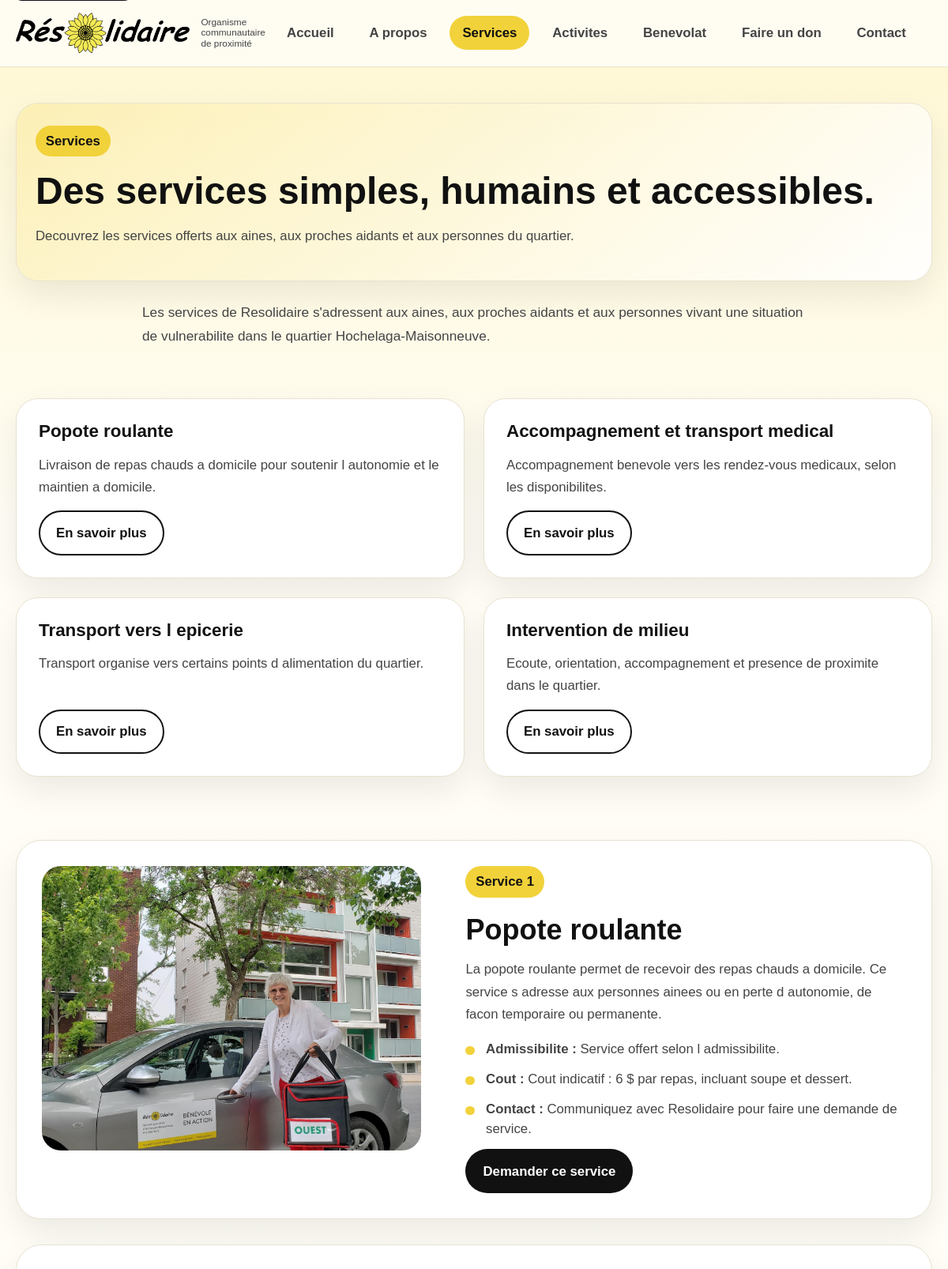
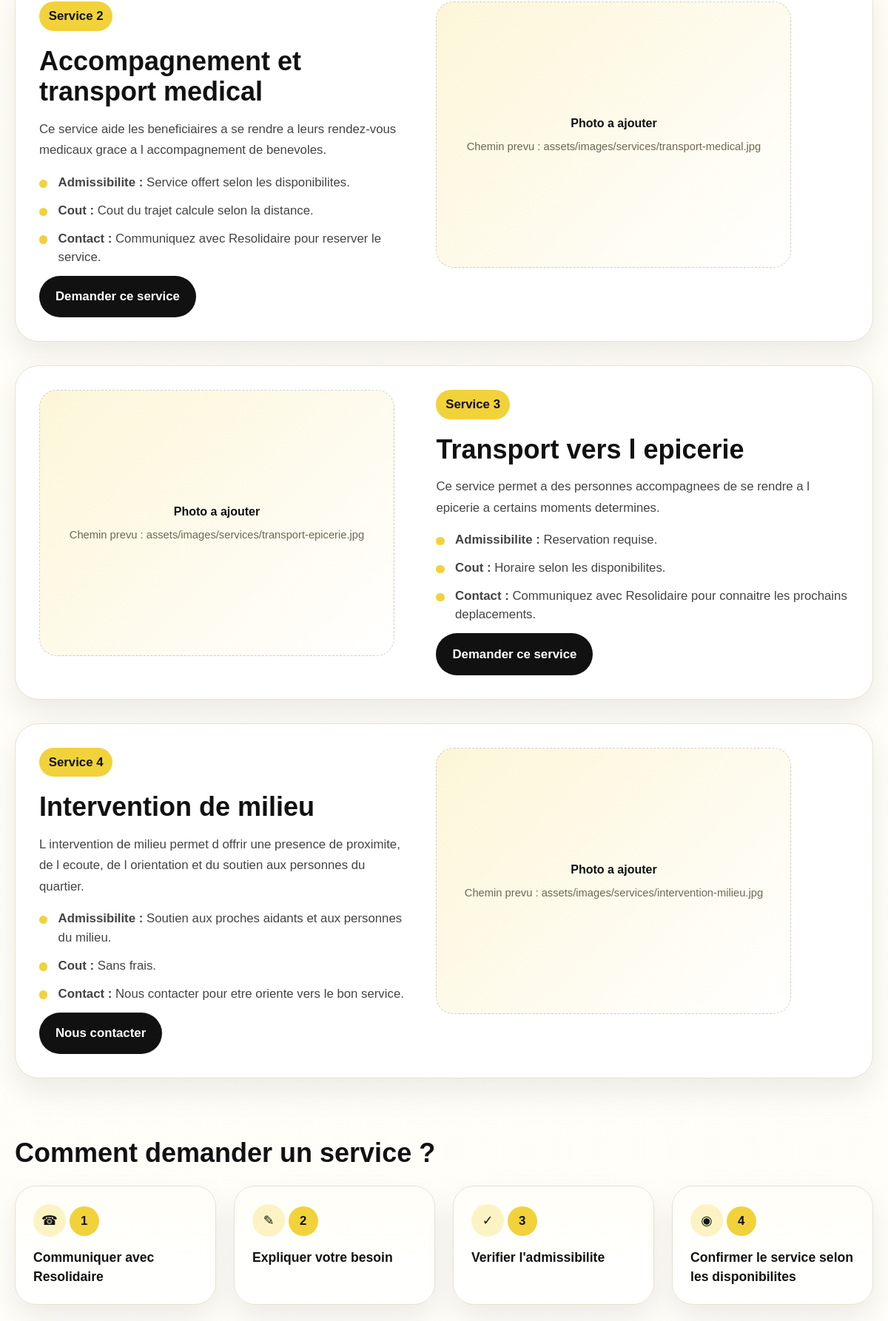
/services.php (upper part), run on the app's committed database (2 pictures, top to bottom).
### tables this page shows
CREATE TABLE services (
  id INT AUTO_INCREMENT PRIMARY KEY,
  title VARCHAR(180) NOT NULL,
  slug VARCHAR(180) NOT NULL UNIQUE,
  short_description TEXT,
  full_description TEXT,
  eligibility TEXT,
  price_info TEXT,
  contact_info TEXT,
  image VARCHAR(255),
  display_order INT DEFAULT 0,
  is_active TINYINT(1) DEFAULT 1,
  updated_at TIMESTAMP DEFAULT CURRENT_TIMESTAMP ON UPDATE CURRENT_TIMESTAMP
);

### app/config/database.php (called while the page is built, shortened)
<?php
function db(): PDO
{
    static $pdo = null;
    if ($pdo instanceof PDO) {
        return $pdo;
    }
    $host = '127.0.0.1';
    $port = '3306';
    $database = 'resolidaire';
    $username = 'root';
    $password = '';
    $charset = 'utf8mb4';
    $dsn = "mysql:host={$host};port={$port};dbname={$database};charset={$charset}";
    $options = [
        PDO::ATTR_ERRMODE => PDO::ERRMODE_EXCEPTION,
        PDO::ATTR_DEFAULT_FETCH_MODE => PDO::FETCH_ASSOC,
        PDO::ATTR_EMULATE_PREPARES => false,
    ];
    $pdo = new PDO($dsn, $username, $password, $options);
    return $pdo;
}

### app/models/Service.php (called while the page is built, shortened)
<?php
class Service
{
    public static function all(bool $activeOnly = false): array
    {
        $sql = 'SELECT * FROM services';
        if ($activeOnly) {
            $sql .= ' WHERE is_active = 1';
        }
        $sql .= ' ORDER BY display_order ASC, title ASC';
        return db()->query($sql)->fetchAll();
    }
}

### app/helpers/functions.php (called while the page is built, shortened)
<?php
function e(?string $value): string
{
    return htmlspecialchars((string) $value, ENT_QUOTES, 'UTF-8');
}
function public_url(string $path = ''): string
{
    $scriptName = str_replace('\\', '/', $_SERVER['SCRIPT_NAME'] ?? '');
    return '/' . ltrim($path, '/');
}
function asset_url(string $path): string
{
    $scriptName = str_replace('\\', '/', $_SERVER['SCRIPT_NAME'] ?? '');
    return '/assets/' . ltrim($path, '/');
}
function upload_url(?string $path): string
{
    return asset_url('uploads/' . ltrim($path, '/'));
}

### public/services.php (the view, shortened to what this page needs)
<?php
require_once __DIR__ . '/../includes/header.php';
require_once __DIR__ . '/../includes/nav.php';
$services = Service::all(true);
$servicePlaceholders = [
    'transport-medical' => 'assets/images/services/transport-medical.jpg',
    'epicerie' => 'assets/images/services/transport-epicerie.jpg',
    'intervention' => 'assets/images/services/intervention-milieu.jpg',
];
?>
<main id="main-content">
    <section class="page-hero">
        <div class="container">
            <div class="panel">
                <span class="eyebrow">Services</span>
                <h1>Des services simples, humains et accessibles.</h1>
                <p>Decouvrez les services offerts aux aines, aux proches aidants et aux personnes du quartier.</p>
            </div>
        </div>
    </section>
    <section class="services-intro">
        <div class="container">
            <p>Les services de Resolidaire s'adressent aux aines, aux proches aidants et aux personnes vivant une situation de vulnerabilite dans le quartier Hochelaga-Maisonneuve.</p>
        </div>
    </section>
    <section class="services-overview">
        <div class="container">
            <?php if ($services): ?>
                <div class="services-cards-grid">
                    <?php foreach ($services as $service): ?>
                        <article class="service-card">
                            <a class="service-card-link" href="#<?= e($service['slug']); ?>">
                                <h2><?= e($service['title']); ?></h2>
                                <p><?= e($service['short_description']); ?></p>
                                <span class="button button-secondary">En savoir plus</span>
                            </a>
                        </article>
                    <?php endforeach; ?>
                </div>
            <?php else: ?>
                <div class="panel services-panel">
                    <p>Aucun service n'est disponible pour le moment.</p>
                </div>
            <?php endif; ?>
        </div>
    </section>
    <?php if ($services): ?>
        <section class="services-detail-list">
            <div class="container services-detail-stack">
                <?php foreach ($services as $index => $service): ?>
                    <?php
                    $detailClasses = 'service-detail';
                    if ($index % 2 === 1) {
                        $detailClasses .= ' service-detail-reverse';
                    }
                    $detailItems = array_filter([
                        'Admissibilite' => $service['eligibility'] ?? '',
                        'Cout' => $service['price_info'] ?? '',
                        'Contact' => $service['contact_info'] ?? '',
                    ]);
                    $buttonLabel = ($service['slug'] ?? '') === 'intervention' ? 'Nous contacter' : 'Demander ce service';
                    $placeholderPath = $servicePlaceholders[$service['slug']] ?? '';
                    ?>
                    <article class="<?= e($detailClasses); ?>" id="<?= e($service['slug']); ?>">
                        <?php if (!empty($service['image'])): ?>
                            <div class="service-detail-media">
                                <img src="<?= e(upload_url($service['image'])); ?>" alt="Photo du service <?= e($service['title']); ?>.">
                            </div>
                        <?php else: ?>
                            <div class="service-detail-media service-detail-placeholder" aria-hidden="true">
                                <span>Photo a ajouter</span>
                                <?php if ($placeholderPath): ?>
                                    <small>Chemin prevu : <?= e($placeholderPath); ?></small>
                                <?php endif; ?>
                            </div>
                        <?php endif; ?>
                        <div class="service-detail-copy">
                            <span class="eyebrow">Service <?= $index + 1; ?></span>
                            <h2><?= e($service['title']); ?></h2>
                            <p><?= e($service['full_description']); ?></p>
                            <?php if ($detailItems): ?>
                                <ul class="list-check">
                                    <?php foreach ($detailItems as $label => $value): ?>
                                        <li><strong><?= e($label); ?> :</strong> <?= e($value); ?></li>
                                    <?php endforeach; ?>
                                </ul>
                            <?php endif; ?>
                            <a class="button" href="<?= e(public_url('contact.php')); ?>"><?= e($buttonLabel); ?></a>
                        </div>
                    </article>
                <?php endforeach; ?>
            </div>
        </section>
    <?php endif; ?>
    <section class="services-steps">
        <div class="container">
            <div class="services-section-heading">
                <h2>Comment demander un service ?</h2>
            </div>
            <div class="services-steps-grid">
                <article class="service-step">
                    <span class="service-step-icon" aria-hidden="true">&#9742;</span>
                    <span class="service-step-number">1</span>
                    <h3>Communiquer avec Resolidaire</h3>
                </article>
                <article class="service-step">
                    <span class="service-step-icon" aria-hidden="true">&#9998;</span>
                    <span class="service-step-number">2</span>
                    <h3>Expliquer votre besoin</h3>
                </article>
                <article class="service-step">
                    <span class="service-step-icon" aria-hidden="true">&#10003;</span>
                    <span class="service-step-number">3</span>
                    <h3>Verifier l'admissibilite</h3>
                </article>
                <article class="service-step">
                    <span class="service-step-icon" aria-hidden="true">&#9673;</span>
                    <span class="service-step-number">4</span>
                    <h3>Confirmer le service selon les disponibilites</h3>
                </article>
            </div>
        </div>
    </section>
</main>
<?php require_once __DIR__ . '/../includes/footer.php'; ?>

### public/assets/css/style.css (style rules this page uses)
:root { --color-primary: #f2d23b; --color-black: #111111; --color-text: #444444; --color-bg: #fffdf5; --color-white: #ffffff; --color-border: #e8e2d0; --color-accent: #f7f0ce; --shadow-soft: 0 18px 40px rgba(17, 17, 17, 0.08); --radius-lg: 28px; --radius-md: 18px; --radius-sm: 12px; --container: 1160px; }
body { font-family: Arial, sans-serif; background: linear-gradient(180deg, #fff7d1 0%, var(--color-bg) 14%, #fffefb 100%); color: var(--color-text); font-size: 1.05rem; }
.container { width: min(calc(100% - 2rem), var(--container)); margin: 0 auto; }
main { display: block; }
section { padding: 4rem 0; }
.hero-card, .panel, .card, .stat-card, .contact-card { background: var(--color-white); border: 1px solid var(--color-border); border-radius: var(--radius-lg); box-shadow: var(--shadow-soft); }
.eyebrow { display: inline-block; padding: 0.45rem 0.8rem; background: var(--color-primary); border-radius: 999px; font-weight: 700; color: var(--color-black); margin-bottom: 1rem; }
h1, h2, h3 { color: var(--color-black); line-height: 1.15; }
h1 { font-size: clamp(2.3rem, 4vw, 4.5rem); margin-bottom: 1rem; }
h2 { font-size: clamp(1.7rem, 3vw, 2.7rem); margin-bottom: 1rem; }
h3 { font-size: 1.25rem; margin-bottom: 0.75rem; }
p { margin-bottom: 1rem; }
.button, button, .button-link { display: inline-flex; align-items: center; justify-content: center; gap: 0.5rem; min-height: 48px; padding: 0.85rem 1.25rem; border-radius: 999px; border: 2px solid transparent; background: var(--color-black); color: var(--color-white); font-weight: 700; cursor: pointer; }
.button-secondary { background: transparent; color: var(--color-black); border-color: var(--color-black); }
.card-body, .panel, .contact-card { padding: 1.5rem; }
.page-hero { padding: 3.5rem 0 2rem; }
.page-hero .panel { background: linear-gradient(135deg, rgba(242, 210, 59, 0.22), rgba(255, 255, 255, 0.9)); }
.list-check li { position: relative; padding-left: 1.6rem; margin-bottom: 0.8rem; }
.list-check li::before { content: ""; position: absolute; left: 0; top: 0.55rem; width: 0.7rem; height: 0.7rem; border-radius: 50%; background: var(--color-primary); }

### data on the page
services: title "Popote roulante", short_description "Livraison de repas chauds a domicile pour soutenir l autonomie et le maintien a domicile.", image (picture), full_description "La popote roulante permet de recevoir des repas chauds a domicile. Ce service s adresse aux personnes ainees ou en perte d autonomie, de facon temporaire ou permanente.", label "Admissibilite", value "Service offert selon l admissibilite.", label "Cout", value "Cout indicatif : 6 $ par repas, incluant soupe et dessert.", label "Contact", value "Communiquez avec Resolidaire pour faire une demande de service.", slug "Demander ce service"
services: title "Accompagnement et transport medical", short_description "Accompagnement benevole vers les rendez-vous medicaux, selon les disponibilites.", slug "assets/images/services/transport-medical.jpg", full_description "Ce service aide les beneficiaires a se rendre a leurs rendez-vous medicaux grace a l accompagnement de benevoles.", label "Admissibilite", value "Service offert selon les disponibilites.", label "Cout", value "Cout du trajet calcule selon la distance.", label "Contact", value "Communiquez avec Resolidaire pour reserver le service.", slug "Demander ce service"
services: title "Transport vers l epicerie", short_description "Transport organise vers certains points d alimentation du quartier.", slug "assets/images/services/transport-epicerie.jpg", full_description "Ce service permet a des personnes accompagnees de se rendre a l epicerie a certains moments determines.", label "Admissibilite", value "Reservation requise.", label "Cout", value "Horaire selon les disponibilites.", label "Contact", value "Communiquez avec Resolidaire pour connaitre les prochains deplacements.", slug "Demander ce service"
services: title "Intervention de milieu", short_description "Ecoute, orientation, accompagnement et presence de proximite dans le quartier.", slug "assets/images/services/intervention-milieu.jpg", full_description "L intervention de milieu permet d offrir une presence de proximite, de l ecoute, de l orientation et du soutien aux personnes du quartier.", label "Admissibilite", value "Soutien aux proches aidants et aux personnes du milieu.", label "Cout", value "Sans frais.", label "Contact", value "Nous contacter pour etre oriente vers le bon service.", slug "Nous contacter"

### other printed values
$label "Accueil"
$label "A propos"
$label "Services"
$label "Activites"
$label "Benevolat"
$label "Faire un don"
$label "Contact"
